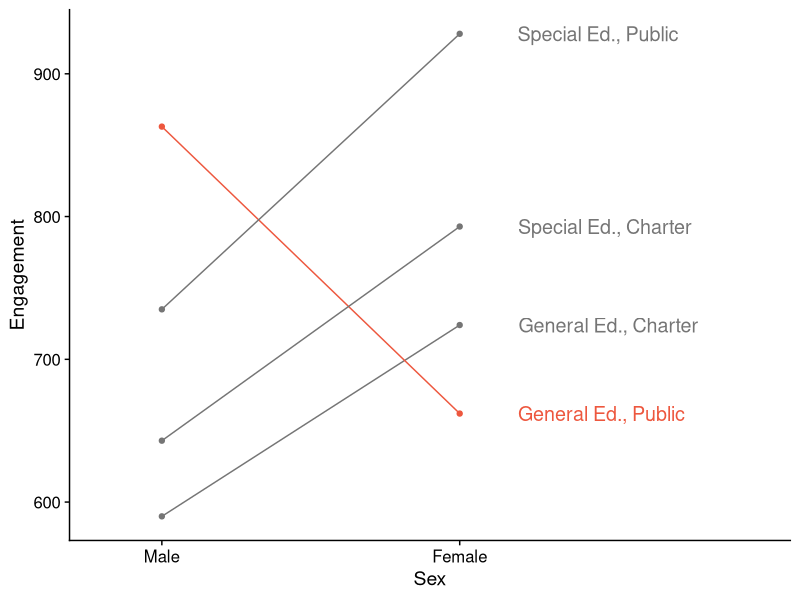
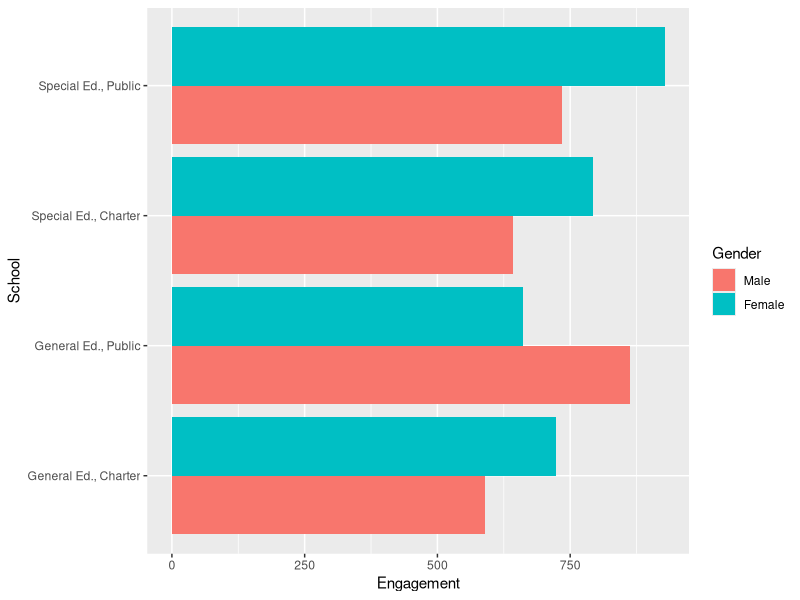
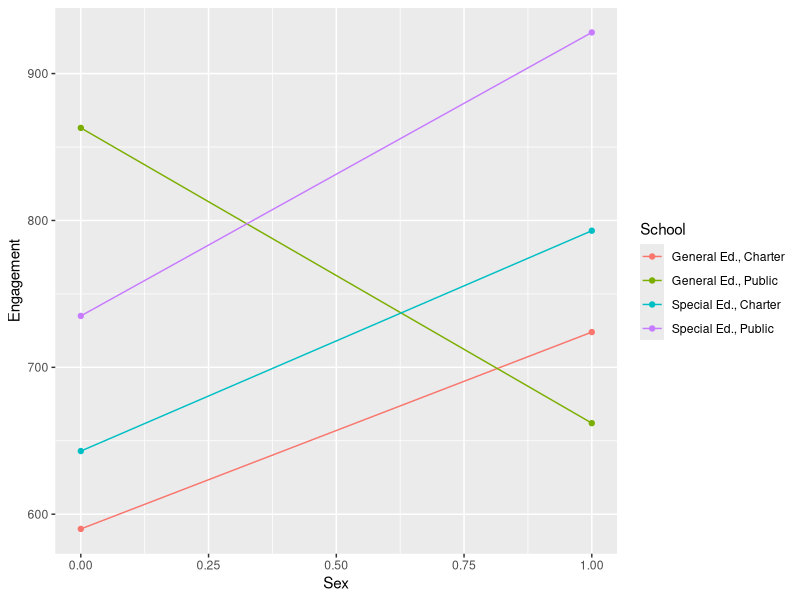
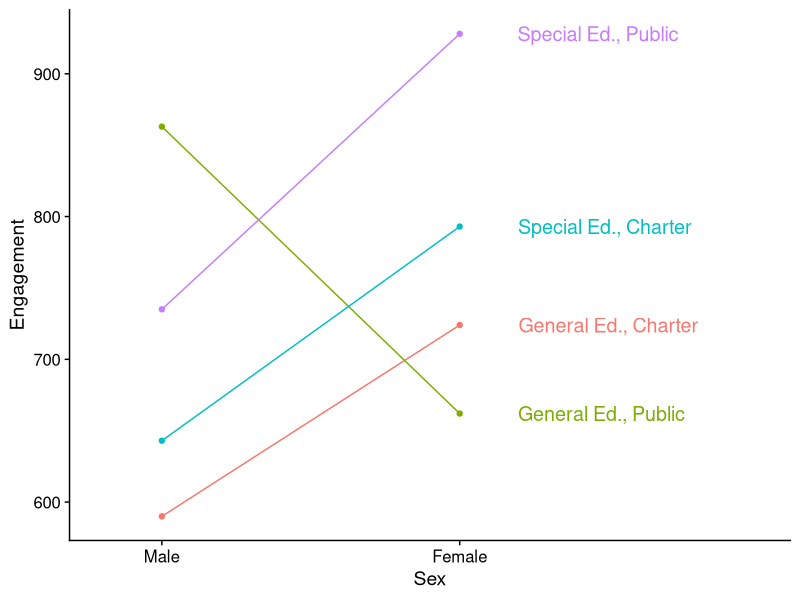
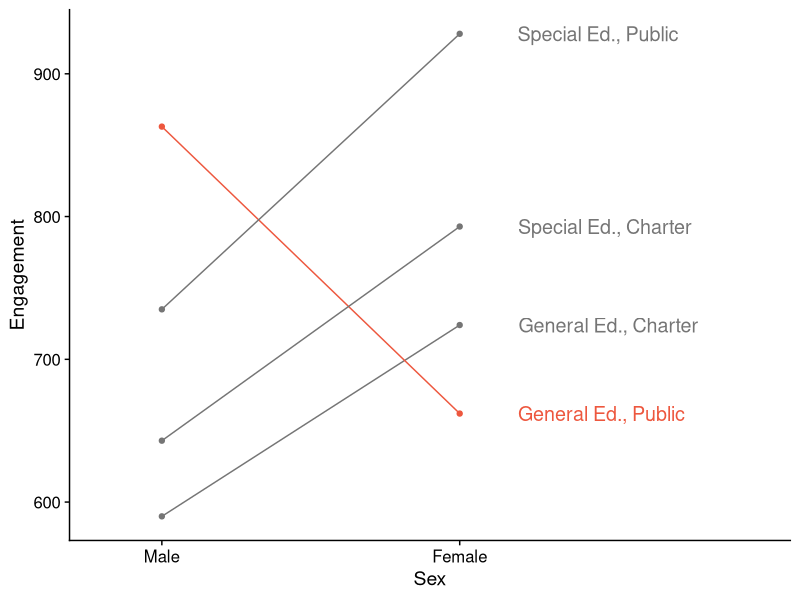
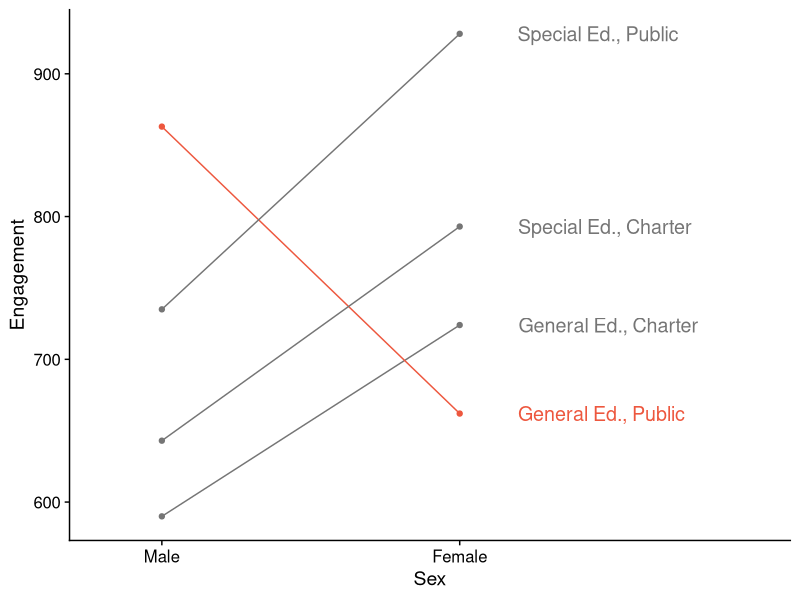

The R script that drew these images, in order:
## ---- chunk 1
library(knitr)
library(here)
library(tidyverse)
library(cowplot)
library(ggrepel)
library(fontawesome) # from github: https://github.com/rstudio/fontawesome
options(
    htmltools.dir.version = FALSE,
    knitr.table.format = "html",
    knitr.kable.NA = '')
knitr::opts_chunk$set(
    warning = FALSE,
    message = FALSE,
    fig.retina = 3)
set.seed(42)
## ---- chunk 2
engagement <- data.frame(
    Male   = c(643, 735, 590, 863),
    Female = c(793, 928, 724, 662),
    School = c('Special Ed., Charter', 'Special Ed., Public',
               'General Ed., Charter', 'General Ed., Public'),
    Highlight = c(0, 0, 0, 1)) %>%
    gather(Gender, Engagement, Male:Female) %>%
    mutate(Gender = fct_relevel(Gender, c('Male', 'Female')))
engagement$x <- rep(c(0, 1), each = 4)
engagement_plot <- engagement %>%
    mutate(Highlight = as.factor(Highlight)) %>% 
    ggplot(aes(x=x, y=Engagement, group=School, color=Highlight)) +
    geom_point() +
    geom_line() +
    scale_color_manual(values = c('#757575', '#ed573e')) +
    labs(x='Sex', y='Engagement') +
    theme_cowplot() +
    scale_x_continuous(limits = c(-0.2, 2), labels = c('Male', 'Female'),
                       breaks = c(0, 1)) +
    theme(legend.position = 'none') +
    geom_text_repel(aes(label = School, color = as.factor(Highlight)),
                    data          = subset(engagement, Gender == 'Female'),
                    size          = 5,
                    nudge_x       = 0.2,
                    hjust         = 0,
                    segment.color = NA)
engagement_plot
## ---- chunk 3
engagement_data <- data.frame(
    Male   = c(643, 735, 590, 863),
    Female = c(793, 928, 724, 662),
    School = c('Special Ed., Charter', 'Special Ed., Public',
               'General Ed., Charter', 'General Ed., Public'))
engagement_data
## ---- chunk 4
engagement_data <- engagement_data %>% 
    gather(Gender, Engagement, Male:Female) %>%
    mutate(Gender = fct_relevel(
      Gender, c('Male', 'Female')))
engagement_data
## ---- chunk 5
engagement_data %>% 
    ggplot() +
    geom_bar(aes(x = School, y = Engagement, 
                 fill = Gender), stat = 'identity', 
             position = 'dodge') +
    coord_flip()
## ---- chunk 6
engagement %>%
    mutate(Highlight = as.factor(Highlight)) %>% 
    ggplot(aes(x=x, y=Engagement, group=School, color=School)) +
    geom_point() +
    geom_line() +
    labs(x='Sex', y='Engagement') 
## ---- chunk 7
engagement %>%
    mutate(Highlight = as.factor(Highlight)) %>% 
    ggplot(aes(x=x, y=Engagement, group=School, color=School)) +
    geom_point() +
    geom_line() +
    labs(x='Sex', y='Engagement') +
    theme_cowplot() +
    scale_x_continuous(limits = c(-0.2, 2), labels = c('Male', 'Female'),
                       breaks = c(0, 1)) +
    theme(legend.position = 'none') +
    geom_text_repel(aes(label = School, color = as.factor(School)),
                    data          = subset(engagement, Gender == 'Female'),
                    size          = 5,
                    nudge_x       = 0.2,
                    hjust         = 0,
                    segment.color = NA)
## ---- chunk 8
engagement_plot 
## ---- chunk 9
engagement_plot 
